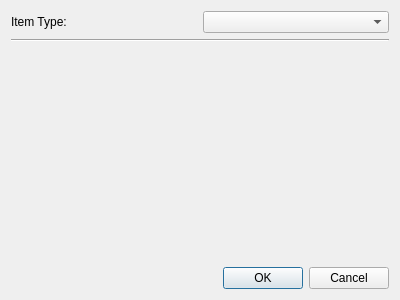
<?xml version="1.0" encoding="UTF-8"?>
<ui version="4.0">
 <class>DialogAddItem</class>
 <widget class="QDialog" name="DialogAddItem">
  <property name="geometry">
   <rect>
    <x>0</x>
    <y>0</y>
    <width>400</width>
    <height>300</height>
   </rect>
  </property>
  <property name="windowTitle">
   <string>Add Item</string>
  </property>
  <layout class="QVBoxLayout" name="verticalLayout_2">
   <item>
    <layout class="QVBoxLayout" name="verticalLayout">
     <item>
      <layout class="QHBoxLayout" name="horizontalLayout">
       <item>
        <widget class="QLabel" name="label">
         <property name="text">
          <string>Item Type:</string>
         </property>
        </widget>
       </item>
       <item>
        <widget class="QComboBox" name="comboBoxType"/>
       </item>
      </layout>
     </item>
     <item>
      <widget class="Line" name="line">
       <property name="orientation">
        <enum>Qt::Horizontal</enum>
       </property>
      </widget>
     </item>
     <item>
      <spacer name="verticalSpacer">
       <property name="orientation">
        <enum>Qt::Vertical</enum>
       </property>
       <property name="sizeHint" stdset="0">
        <size>
         <width>20</width>
         <height>40</height>
        </size>
       </property>
      </spacer>
     </item>
    </layout>
   </item>
   <item>
    <widget class="QDialogButtonBox" name="buttonBox">
     <property name="orientation">
      <enum>Qt::Horizontal</enum>
     </property>
     <property name="standardButtons">
      <set>QDialogButtonBox::Cancel|QDialogButtonBox::Ok</set>
     </property>
    </widget>
   </item>
  </layout>
 </widget>
 <resources/>
 <connections>
  <connection>
   <sender>buttonBox</sender>
   <signal>accepted()</signal>
   <receiver>DialogAddItem</receiver>
   <slot>accept()</slot>
   <hints>
    <hint type="sourcelabel">
     <x>248</x>
     <y>254</y>
    </hint>
    <hint type="destinationlabel">
     <x>157</x>
     <y>274</y>
    </hint>
   </hints>
  </connection>
  <connection>
   <sender>buttonBox</sender>
   <signal>rejected()</signal>
   <receiver>DialogAddItem</receiver>
   <slot>reject()</slot>
   <hints>
    <hint type="sourcelabel">
     <x>316</x>
     <y>260</y>
    </hint>
    <hint type="destinationlabel">
     <x>286</x>
     <y>274</y>
    </hint>
   </hints>
  </connection>
 </connections>
</ui>
